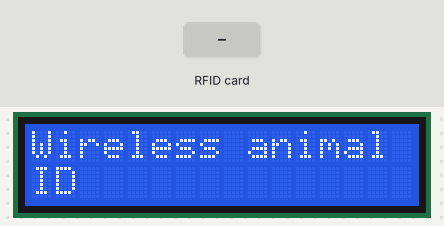
A sketch run on a simulated Arduino Uno, built with avr-gcc and run on an emulated ATmega328P. Parts: 16×2 character LCD. The inputs (shaded band) are chosen by the test bench. What the sketch prints to the serial monitor is not drawn.

Above: at 1.3 s.
1.4 s: RFID card 5E 7A 19 C4 held to the reader
At 2.8 s:
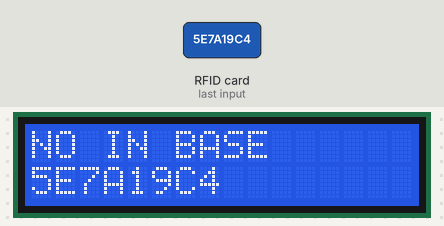
Timing chart, 0 to 4.4 s (numbered marks = the images above; inputs shaded):
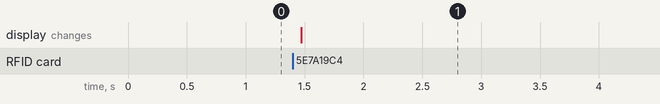

Measured:
- after the input at 1.4 s, the display: changes after 0.07 s (image 1)

The sketch:

Wireless_animal_identification.ino
```cpp
#include <SPI.h>
#include <MFRC522.h>

#define SS_PIN 10
#define RST_PIN 9
#include <Wire.h>
#include <LiquidCrystal_I2C.h>

//задаем адрес LCD экрана 0x3F, 16 символов, 2 строки
LiquidCrystal_I2C lcd(0x27, 16, 2);
MFRC522 rfid(SS_PIN, RST_PIN); // Instance of the class

MFRC522::MIFARE_Key key;

// Init array that will store new NUID
byte nuidPICC[4];
word minid1;
word minid2;

void setup() {
  Serial.begin(9600);
  SPI.begin(); // Init SPI bus
  rfid.PCD_Init(); // Init MFRC522
  lcd.init(); // Инициализируем экран
  //включаем подсветку
  lcd.backlight();
  //Устанавливаем позицию начиная с которой выводится текст.
  lcd.setCursor(0, 0);
  //выводим строку 1
  lcd.print("Wireless animal");
  //аналогично выводим вторую строку
  lcd.setCursor(0, 1);
  lcd.print("ID");
//  for (byte i = 0; i < 6; i++) {
//    key.keyByte[i] = 0xFF;
//  }
}

void loop() {

  // Reset the loop if no new card present on the sensor/reader. This saves the entire process when idle.
  if ( ! rfid.PICC_IsNewCardPresent())
   return;

  // Verify if the NUID has been readed
  if ( ! rfid.PICC_ReadCardSerial())
    return;


    for (byte i = 0; i < 4; i++) {
      nuidPICC[i] = rfid.uid.uidByte[i];
    }

    lcd.setCursor(0, 0);
     //выводим строку 1
    lcd.print("                    ");
    lcd.setCursor(0, 1);
    lcd.print("                   ");
    lcd.setCursor(5, 1);
    Serial.print(F("In hex: "));
    printHex(rfid.uid.uidByte, rfid.uid.size);
    if (minid1==0x66F8&minid2==0x4CA5){
     lcd.setCursor(0, 0);
     lcd.print("OWNER: V CHIR");
     lcd.setCursor(0, 1);
      lcd.print("NAME: Ciha");
       rfid.PICC_HaltA();
       rfid.PCD_StopCrypto1();
    return;
    }
    if (minid1==0xC514&minid2==0x8014){
     lcd.setCursor(0, 0);
     lcd.print("OWNER: none");
     lcd.setCursor(0, 1);
      lcd.print("NAME: Wid Dog");
       rfid.PICC_HaltA();
       rfid.PCD_StopCrypto1();
    return;
    }
    if (minid1==0x0&minid2==0x0){}
    else{
     lcd.setCursor(0, 0);
     lcd.print("NO IN BASE");
     lcd.setCursor(0, 1);
     lcd.print(minid1, HEX);
     lcd.print(minid2, HEX);
      }

    //lcd.print(minid1, HEX);
    Serial.println();

  // Halt PICC
  rfid.PICC_HaltA();

  // Stop encryption on PCD
  rfid.PCD_StopCrypto1();

    return;

}
/**
 * Helper routine to dump a byte array as hex values to Serial.
 */
void printHex(byte *buffer, byte bufferSize) {
  for (byte i = 0; i < bufferSize; i++) {
    Serial.print(buffer[i] < 0x10 ? " 0" : " ");
    Serial.print(buffer[i], HEX);
    minid1=(buffer[0]*0x100+buffer[1]);
    minid2=(buffer[2]*0x100+buffer[3]);
  }
}
```
